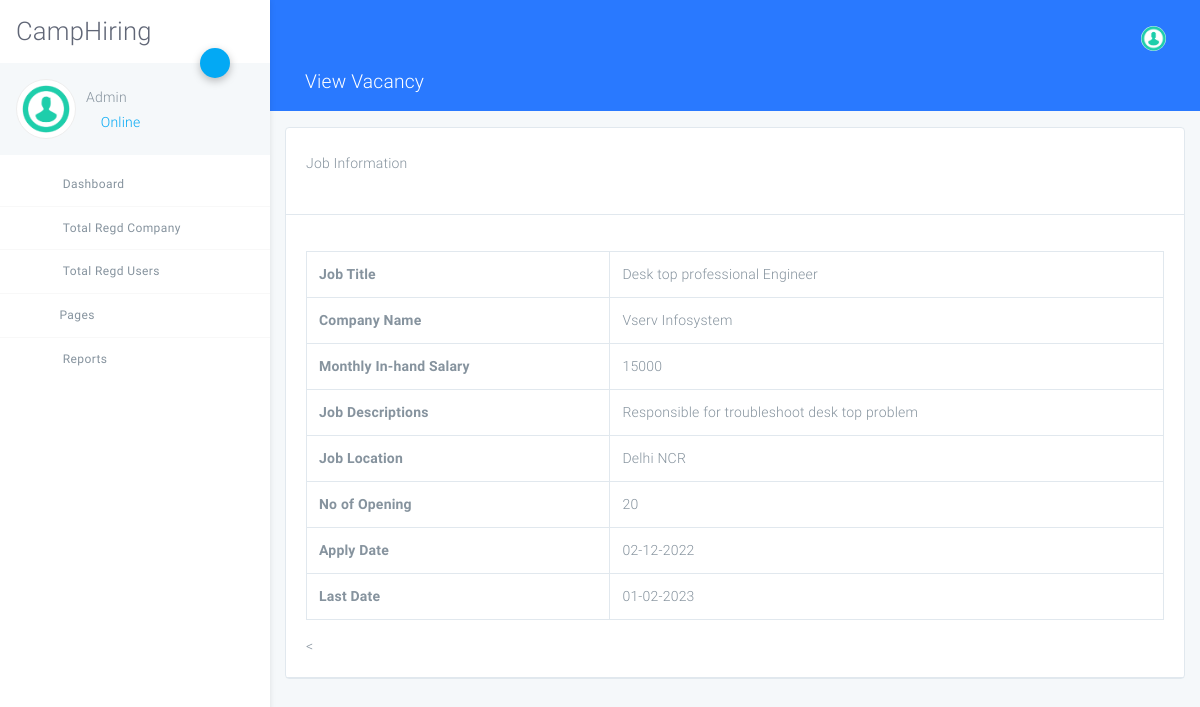
Page /admin/view-singlevacancy.php?viewid=15 (signed in) on the committed database.
### tables this page shows
CREATE TABLE `tblvacancy` (
  `ID` int(10) NOT NULL,
  `CompanyID` int(10) DEFAULT NULL,
  `JobTitle` varchar(200) DEFAULT NULL,
  `MonthlySalary` varchar(120) DEFAULT NULL,
  `JobDescriptions` mediumtext DEFAULT NULL,
  `NoofOpenings` varchar(50) DEFAULT NULL,
  `JobLocation` varchar(120) DEFAULT NULL,
  `ApplyDate` varchar(120) DEFAULT NULL,
  `LastDate` varchar(120) DEFAULT NULL,
  `JobpostingDate` datetime DEFAULT current_timestamp()
);

CREATE TABLE `tblcompany` (
  `ID` int(10) NOT NULL,
  `CompanyName` varchar(120) DEFAULT NULL,
  `ContactPerson` varchar(100) DEFAULT NULL,
  `CompanyUrl` varchar(200) DEFAULT NULL,
  `CompanyAddress` mediumtext DEFAULT NULL,
  `MobileNumber` bigint(10) DEFAULT NULL,
  `CompanyEmail` varchar(200) DEFAULT NULL,
  `CompanyLogo` varchar(200) DEFAULT NULL,
  `Password` varchar(120) DEFAULT NULL,
  `CompanyRegdate` timestamp NOT NULL DEFAULT current_timestamp()
);

### admin/view-singlevacancy.php (the view, shortened to what this page needs)
<?php
include('includes/dbconnection.php');
if (strlen($_SESSION['crmsaid']==0)) {
  header('location:logout.php');
  } else{
  ?>
<!DOCTYPE html>
<html lang="en">
<head>
    <link rel="stylesheet" href="assets/css/app.css">
</head>
<body class="light">
<div id="app">
<?php include_once('includes/sidebar.php');?>
<?php include_once('includes/header.php');?>
    <div class="page has-sidebar-left">
    <header class="blue accent-3 relative">
        <div class="container-fluid text-white">
            <div class="row p-t-b-10 ">
                <div class="col">
                    <h4>
                        <i class="icon-package"></i>
                        View Vacancy
                    </h4>
                </div>
            </div>
        </div>
    </header>
    <div class="animatedParent animateOnce">
        <div class="container-fluid my-3">
            <div class="row">
                <div class="col-md-12">
                    <div class="card">
                        <div class="card-body b-b">
                            <p>Job Information</p>
                        </div>
                        <div class="card-body b-b">
                            <form method="post">
  <?php
 $jid=$_GET['viewid'];
$ret=mysqli_query($con,"select tblcompany.ID as cid,tblcompany.CompanyName,tblvacancy.ID,tblvacancy.JobTitle,tblvacancy.JobpostingDate,tblvacancy.MonthlySalary,tblvacancy.JobDescriptions,tblvacancy.JobLocation,tblvacancy.NoofOpenings,tblvacancy.ApplyDate,tblvacancy.LastDate from tblcompany join  tblvacancy on tblcompany.ID=tblvacancy.CompanyID where tblvacancy.ID='$jid'");
while ($row=mysqli_fetch_array($ret)) {
?>
<table class="table table-bordered table-hover data-tables">
                                    <tr>
  <th>Job Title</th>
  <td><?php  echo $row['JobTitle'];?></td>
  </tr>
  <tr>
  <th>Company Name</th>
  <td><?php  echo $row['CompanyName'];?></td>
  </tr>
  <tr>
  <th>Monthly In-hand Salary</th>
  <td><?php  echo $row['MonthlySalary'];?></td>
  </tr>
   <tr>
  <th>Job Descriptions</th>
  <td><?php  echo $row['JobDescriptions'];?></td>
  </tr>
  <tr>
  <th>Job Location</th>
  <td><?php  echo $row['JobLocation'];?></td>
  </tr>
  <tr>
  <th>No of Opening</th>
  <td><?php  echo $row['NoofOpenings'];?></td>
  </tr>
  <tr>
  <th>Apply Date</th>
  <td><?php  echo $row['ApplyDate'];?></td>
  </tr>
  <tr>
  <th>Last Date</th>
  <td><?php  echo $row['LastDate'];?></td>
  </tr>
</table>
                                <
                                <?php } ?>
                        </div>
                    </div>
                </div>
            </div>
        </div>
    </div>
</div>
</div>
</body>
</html>
<?php }  ?>

### admin/includes/sidebar.php (shortened to what this page needs)
<?php
include('includes/dbconnection.php');
  ?>
<aside class="main-sidebar fixed offcanvas shadow">
    <section class="sidebar">
        <div class="w-80px mt-3 mb-3 ml-3">
 <h2 align="center"> CampHiring</h2>
        </div>
        <div class="relative">
            <a data-toggle="collapse" href="#userSettingsCollapse" role="button" aria-expanded="false"
               aria-controls="userSettingsCollapse" class="btn-fab btn-fab-sm fab-right fab-top btn-primary shadow1 ">
                <i class="icon icon-cogs"></i>
            </a>
            <div class="user-panel p-3 light mb-2">
                <div>
                    <div class="float-left image">
                        <img class="user_avatar" src="assets/img/dummy/image.png" alt="User Image">
                    </div>
                    <div class="float-left info">
                        <?php
$aid=$_SESSION['crmsaid'];
$ret=mysqli_query($con,"select AdminName from tbladmin where ID='$aid'");
$row=mysqli_fetch_array($ret);
$name=$row['AdminName'];
?>
                        <h6 class="font-weight-light mt-2 mb-1"><?php echo $name; ?></h6>
                        <a href="#"><i class="icon-circle text-primary blink"></i> Online</a>
                    </div>
                </div>
                <div class="clearfix"></div>
            </div>
        </div>
        <ul class="sidebar-menu">
            <li class="treeview"><a href="dashboard.php">
                <i class="icon icon-sailing-boat-water purple-text s-18"></i> <span>Dashboard</span>
            </a>
            </li>
            <li class="treeview"><a href="total-regcompany.php">
                <i class="icon icon icon-package blue-text s-18"></i> <span>Total Regd Company</span>
            </a>
            </li>
            <li class="treeview"><a href="total-regusers.php">
                <i class="icon icon-account_box light-green-text s-18"></i> <span>Total Regd Users</span>
            </a>
            </li>
            <li class="treeview"><a href="#"><i class="icon icon-documents3 text-blue s-18"></i>Pages<i
                    class="icon icon-angle-left s-18 pull-right"></i></a>
            </li>
            <li class="treeview no-b"><a href="#">
                <i class="icon icon-package light-green-text s-18"></i>
                <span>Reports</span>
            </a>
            </li>
        </ul>
    </section>
</aside>

### rows in the picture
tblvacancy: JobTitle "Desk top professional Engineer", CompanyID.CompanyName "Vserv Infosystem", MonthlySalary "15000", JobDescriptions "Responsible for troubleshoot desk top problem", JobLocation "Delhi NCR", NoofOpenings "20", ApplyDate "02-12-2022", LastDate "01-02-2023"

### other values in the picture
$name "Admin"
